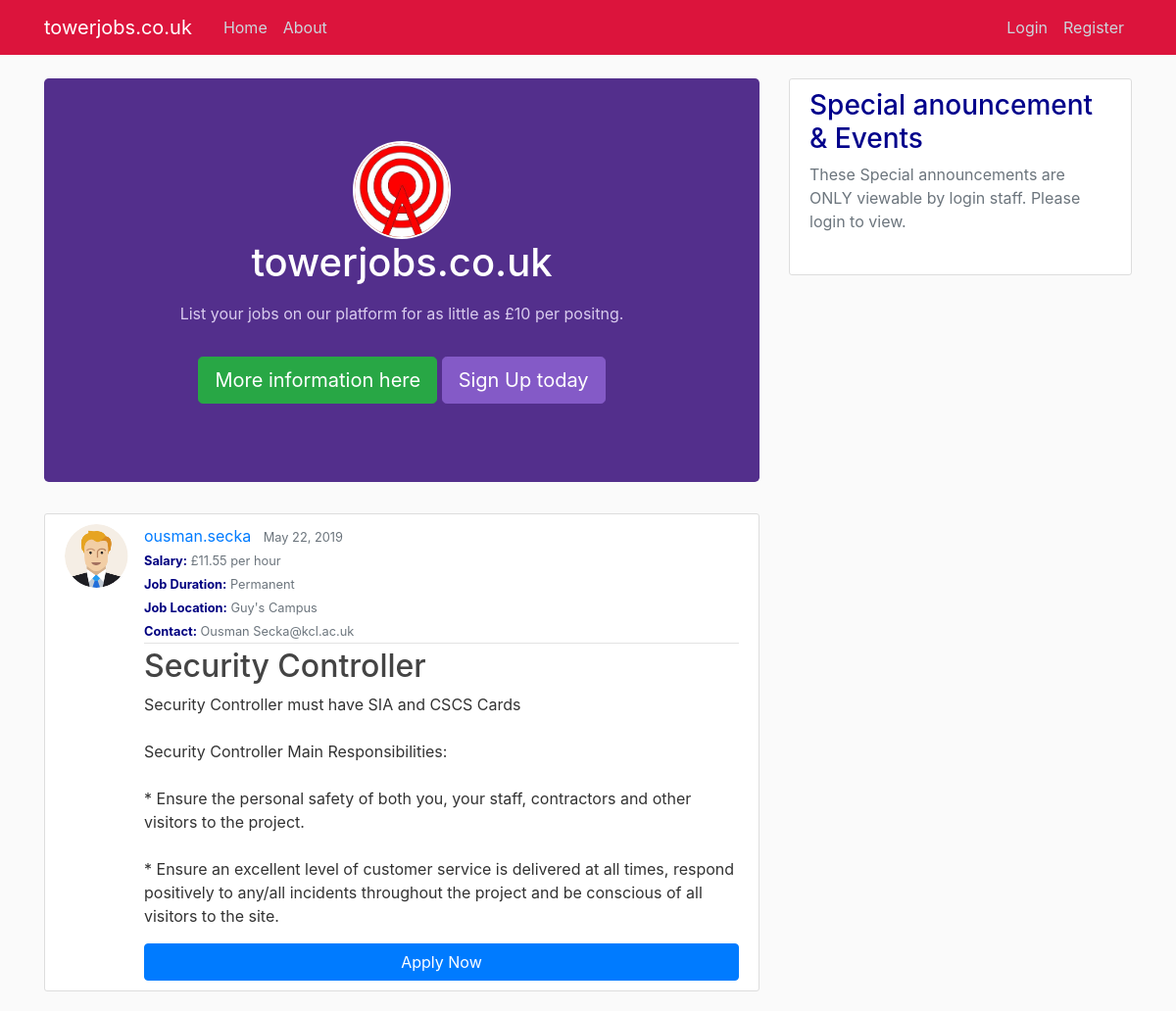
The app's page /post/1/ with its own data.
### job/models.py (models this page shows)
class Post(models.Model):
	title = models.CharField(max_length=150)
	author = models.ForeignKey(User, on_delete=models.CASCADE)
	location = models.CharField(max_length=100)
	salary = models.CharField(max_length=20)
	duration = models.CharField(max_length=15)
	date_posted = models.DateTimeField(default=timezone.now)
	contact = models.CharField(max_length=100)
	reference = models.CharField(max_length=25)
	description = models.TextField()

### users/models.py (models this page shows, shortened)
class Profile(models.Model):
    user = models.OneToOneField(User, on_delete=models.CASCADE)
    bio = models.TextField()
    licence = models.TextField()
    image = models.ImageField(default='default.jpg', upload_to='profile_pics')

### job/views.py (the view)
# urls.py: path('post/<int:pk>/', PostDetailView.as_view(), name='post-detail'),
class PostDetailView(DetailView):
    model = Post

### job/templates/job/post_detail.html (shortened to what this page needs)
{% extends "job/base.html" %}
{% block content %}
  <article class="media content-section">
    <img class="rounded-circle article-img" src="{{ object.author.profile.image.url }}">
    <div class="media-body">
      <div class="article-metadata">
        <a class="mr-2" href="#">{{ object.author }}</a>
        <small class="text-muted">{{ object.date_posted|date:"F d, Y" }}</small>
          <br/>
        <small class="text-muted"><b>Salary:</b> {{ post.salary }} per hour</small><br/>
        <small class="text-muted"><b>Job Duration:</b> {{ post.duration }}</small><br/>
        <small class="text-muted"><b>Job Location:</b> {{ post.location }}</small><br/>
        <small class="text-muted"><b>Contact:</b> {{ post.contact }}</small><br/>
      </div>
      <h2 class="article-title">{{ object.title }}</h2>
      <p class="article-content">{{ object.description }}</p>
      <a class="btn btn-primary btn-block" href="{% url 'job-apply' %}">Apply Now</a>
    </div>
  </article>
{% endblock content %}

### job/static/job/job.css (style rules this page uses)
body { background: #fafafa; color: #333333; margin-top: 5rem; }
h1, h2, h3, h4, h5, h6 { color: #444444; }
.content-section { background: #ffffff; padding: 10px 20px; border: 1px solid #dddddd; border-radius: 3px; margin-bottom: 20px; }
.article-title { color: #444444; }
.article-content { white-space: pre-line; }
.article-img { height: 65px; width: 65px; margin-right: 16px; }
.article-metadata { padding-bottom: 1px; margin-bottom: 4px; border-bottom: 1px solid #e3e3e3 }
b { color: #000080; }
h2 { color: #FF8C00; }

### records on screen
Post: author.profile.image (placeholder picture), author "ousman.secka", date_posted "May 22, 2019", salary "£11.55", duration "Permanent", location "Guy's Campus", contact "Ousman Secka@kcl.ac.uk", title "Security Controller", description "Security Controller must have SIA and CSCS Cards Security Controller Main Responsibilities: * Ensure the personal safety of both you, your staff, contractors and other visitors to the project. * Ensure an excellent level of customer service is delivered at all times, respond positively to any/all incidents throughout the project and be conscious of all visitors to the site."
